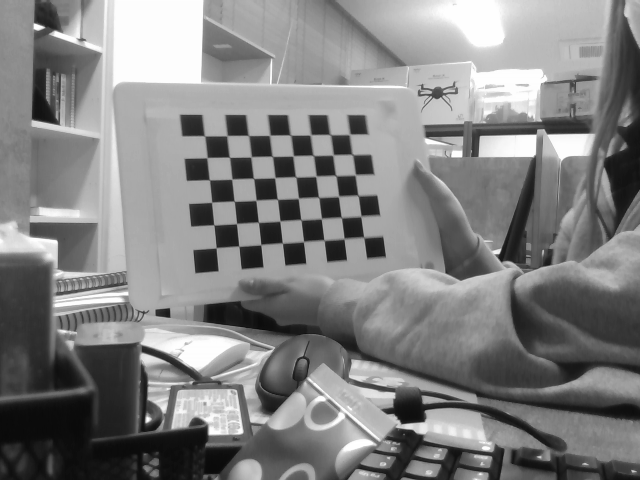
#> input picture calibration/00003.png, 640 x 480 px; its folder holds only this picture in this run
$ python calibration_python.py
#> lines starting #> are read from the running program, lines starting #| are printed output that depends on the picture; after the words box and inside, x2 and y2 are one past the last pixel; in counts of white or black regions, pixels touching at a corner belong together
"""
Created on Thu Jun 10 00:08:57 2021

@author: wngks
"""

import numpy as np
import cv2,os

dir = os.getcwd()

os.chdir('/home/park/vision_project/calibration')
file_dir = '/home/park/vision_project/calibration'
file_names = os.listdir(file_dir)

file_names.sort()

print(file_names)
# termination criteria
criteria = (cv2.TERM_CRITERIA_EPS + cv2.TERM_CRITERIA_MAX_ITER, 30, 0.001)
# prepare object points, like (0,0,0), (1,0,0), (2,0,0) ....,(6,5,0)
objp = np.zeros((6*8,3), np.float32)
objp[:,:2] = np.mgrid[0:8,0:6].T.reshape(-1,2)
# Arrays to store object points and image points from all the images.
objpoints = [] # 3d point in real world space
imgpoints = [] # 2d points in image plane.
# images = glob.glob(file_dir)
for fname in file_names:
    img = cv2.imread(fname)
#> img is the input picture: shape (480, 640, 3); min 9, max 255, mean 129.3
    gray = cv2.cvtColor(img,cv2.COLOR_BGR2GRAY)
    # Find the chess board corners
    ret, corners = cv2.findChessboardCorners(gray, (8,6),None)
#> ret = True; corners = 48 rows, first 8: [204.5, 135.9], [226.9, 135.6], [248.5, 135.5], [269.5, 135.3], [290.5, 135], [310.5, 135], [330.3, 134.4], [349.5, 134.2]
    # If found, add object points, image points (after refining them)
    if ret == True:
        objpoints.append(objp)
        corners2 = cv2.cornerSubPix(gray,corners,(8,6),(-1,-1),criteria)
#> corners2 = 48 rows, first 8: [204.5, 135.7], [227, 135.6], [248.4, 135.4], [269.7, 135.3], [290.4, 135], [310.5, 134.8], [330.2, 134.5], [349.6, 134.3]
        #ret, mtx, dist, rvecs, tvecs = cv2.calibrateCamera(objpoints, imgpoints, gray.shape[::-1],None,None)
        h,  w = img.shape[:2]
#> h = 480; w = 640
        # newcameramtx, roi=cv2.getOptimalNewCameraMatrix(mtx,dist,(w,h),1,(w,h))
        # dst = cv2.undistort(img, mtx, dist, None, newcameramtx)

        imgpoints.append(corners2)
        # Draw and display the corners
        img = cv2.drawChessboardCorners(img, (8,6), corners2,ret)
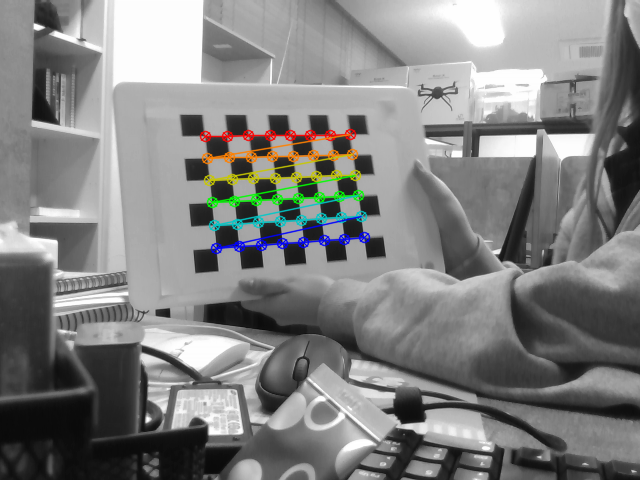
#> img: shape (480, 640, 3); 2.7% of pixels changed, all inside (x1, y1, x2, y2) = (199, 128, 371, 255)

    ret, mtx, dist, rvecs, tvecs = cv2.calibrateCamera(objpoints, imgpoints, gray.shape[::-1],None,None)
#> ret = 0.0744; mtx = [[599.7, 0, 350.1], [0, 642.2, 276.3], [0, 0, 1]]; dist = [[-0.125, 1.45, -0.00245, -0.0219, -3.62]]; rvecs = ([-0.188, -0.277, -0.11],); tvecs = ([-6.69, -6.09, 28.11],)
    newcameramtx, roi=cv2.getOptimalNewCameraMatrix(mtx,dist,(w,h),0,(w,h))
#> newcameramtx = [[608.1, 0, 346.1], [0, 652.7, 275.9], [0, 0, 1]]; roi = (0, 0, 639, 479)
    dst = cv2.undistort(img, mtx, dist, None, newcameramtx)
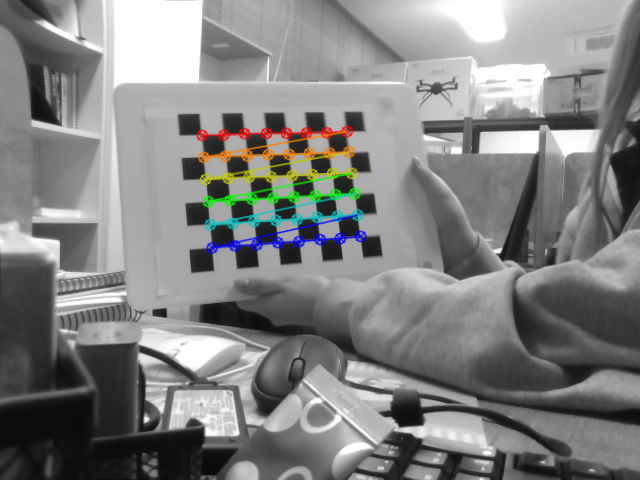
#> dst: shape (480, 640, 3); mean B, G, R 128.8, 129.6, 129.3
    cv2.imshow('img',img)
    cv2.imshow('dst',dst)

    cv2.waitKey(200)

cv2.waitKey(0)
cv2.destroyAllWindows()

$ run again, on calibration/00008.png
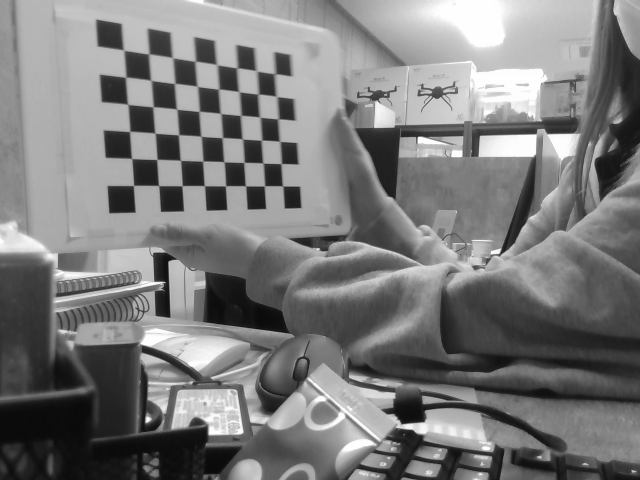
#> input picture calibration/00008.png, 640 x 480 px
#> img is the input picture: shape (480, 640, 3); min 9, max 255, mean 123.1
#> `ret, corners = cv2.findChessboardCorners(gray, (8,6),None)`: ret = True; corners = 48 rows, first 8: [124, 50.3], [148.5, 54.03], [172.2, 57.55], [195.3, 61.38], [216.9, 64.6], [237, 67.77], [256.3, 70.7], [275.1, 73.95]
#> corners2 = 48 rows, first 8: [123.6, 50.09], [148.8, 53.97], [172.5, 57.62], [195.2, 61.25], [216.8, 64.6], [237, 67.79], [256.4, 70.77], [274.8, 73.66]
#> `img = cv2.drawChessboardCorners(img, (8,6), corners2,ret)`:
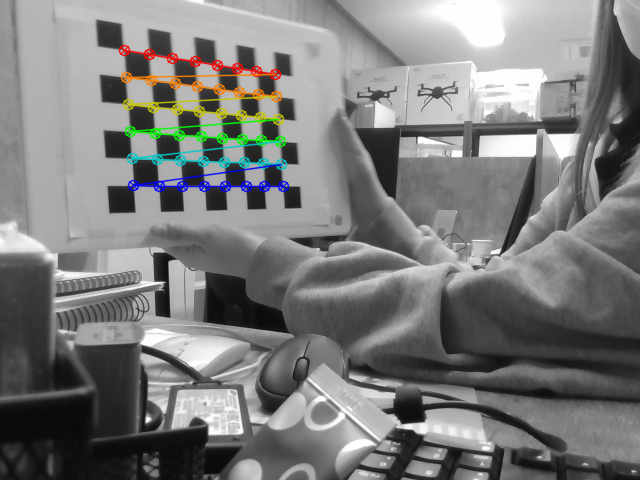
#> img: shape (480, 640, 3); 2.78% of pixels changed, all inside (x1, y1, x2, y2) = (118, 44, 290, 193)
#> `ret, mtx, dist, rvecs, tvecs = cv2.calibrateCamera(objpoints, imgpoint..`: ret = 0.0857; mtx = [[1056.1, 0, 319.5], [0, 798.5, 186.7], [0, 0, 1]]; dist = [[0.0843, 3.53, -0.0215, -0.0212, -57.1]]; rvecs = ([-0.0542, -0.969, -0.0287],); tvecs = ([-5.45, -5.02, 30.19],)
#> newcameramtx = [[1063.6, 0, 317.2], [0, 806.3, 183.9], [0, 0, 1]]; roi = (0, 0, 639, 479)
#> `dst = cv2.undistort(img, mtx, dist, None, newcameramtx)`:
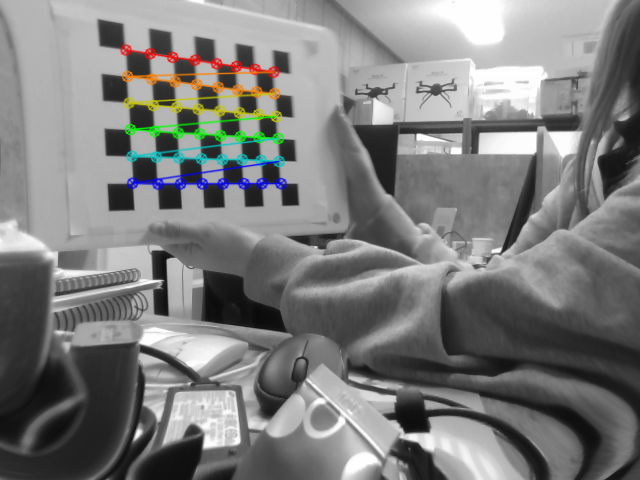
#> dst: shape (480, 640, 3); mean B, G, R 124.3, 125.2, 124.8

$ run again, on calibration/00010.png
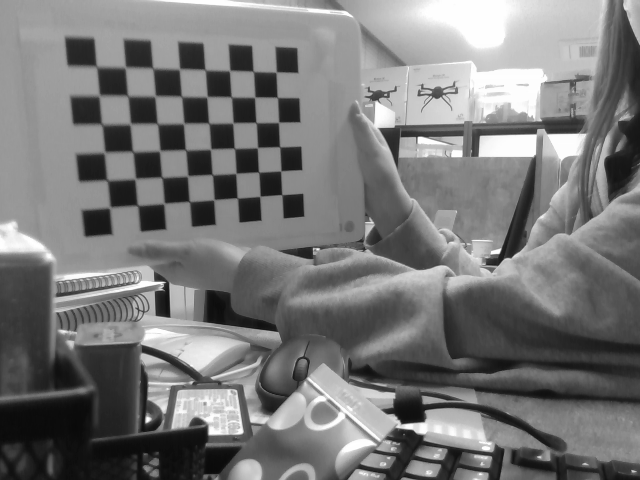
#> input picture calibration/00010.png, 640 x 480 px
#> img is the input picture: shape (480, 640, 3); min 9, max 255, mean 119.8
#> `ret, corners = cv2.findChessboardCorners(gray, (8,6),None)`: ret = True; corners = 48 rows, first 8: [96.5, 66.5], [125.4, 67.12], [152.7, 68], [179.5, 68.91], [205, 69.92], [229.4, 70.49], [253.2, 71.23], [276, 72.06]
#> corners2 = 48 rows, first 8: [96.46, 66.5], [125.3, 67.34], [152.7, 68.08], [179.4, 68.96], [205.2, 69.77], [229.6, 70.51], [253.3, 71.36], [276.2, 71.98]
#> `img = cv2.drawChessboardCorners(img, (8,6), corners2,ret)`:
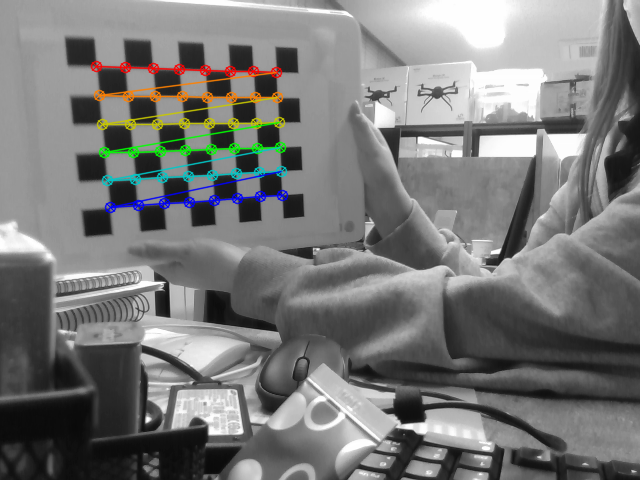
#> img: shape (480, 640, 3); 3.06% of pixels changed, all inside (x1, y1, x2, y2) = (90, 60, 289, 214)
#> `ret, mtx, dist, rvecs, tvecs = cv2.calibrateCamera(objpoints, imgpoint..`: ret = 0.0957; mtx = [[521.1, 0, 330], [0, 537.4, 232.1], [0, 0, 1]]; dist = [[0.0544, 0.128, -0.000497, 0.0151, -0.513]]; rvecs = ([0.135, -0.444, -0.0696],); tvecs = ([-8.6, -5.85, 19.01],)
#> newcameramtx = [[524.6, 0, 339.7], [0, 550.5, 231.8], [0, 0, 1]]; roi = (0, 0, 639, 479)
#> `dst = cv2.undistort(img, mtx, dist, None, newcameramtx)`:
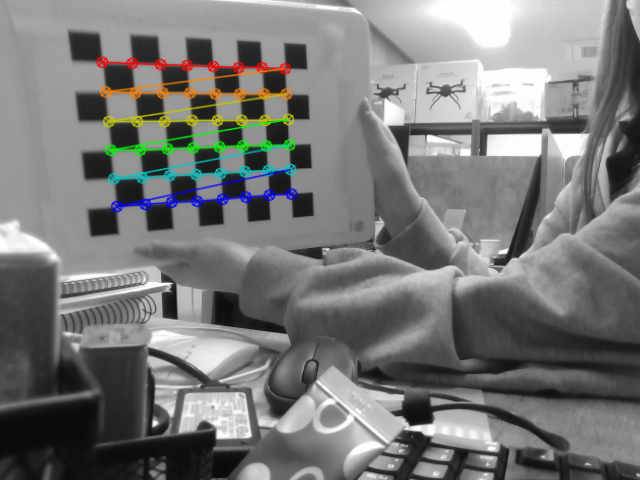
#> dst: shape (480, 640, 3); mean B, G, R 119, 120, 119.6

$ run again, on calibration/00011.png
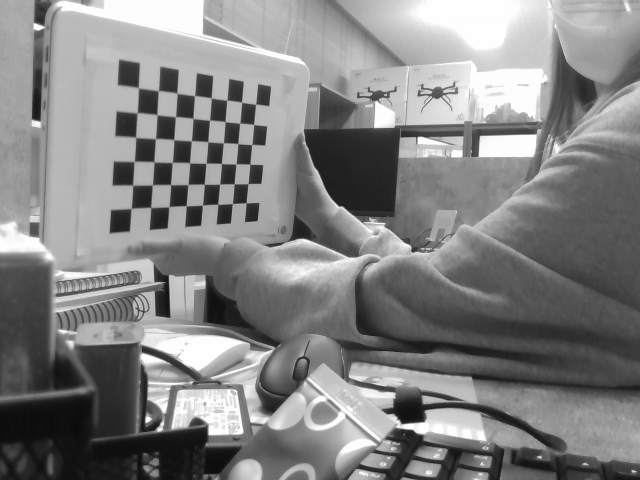
#> input picture calibration/00011.png, 640 x 480 px
#> img is the input picture: shape (480, 640, 3); min 11, max 255, mean 130.9
#> `ret, corners = cv2.findChessboardCorners(gray, (8,6),None)`: ret = True; corners = 48 rows, first 8: [138.4, 87.7], [158.3, 90.62], [177, 93.3], [194.4, 95.63], [211.2, 97.95], [226.7, 100.2], [241.6, 102.3], [255.5, 104.2]
#> corners2 = 48 rows, first 8: [138.4, 87.71], [158.3, 90.53], [176.9, 93.12], [194.5, 95.6], [211.3, 97.9], [226.8, 100.2], [241.6, 102.2], [255.6, 104.2]
#> `img = cv2.drawChessboardCorners(img, (8,6), corners2,ret)`:
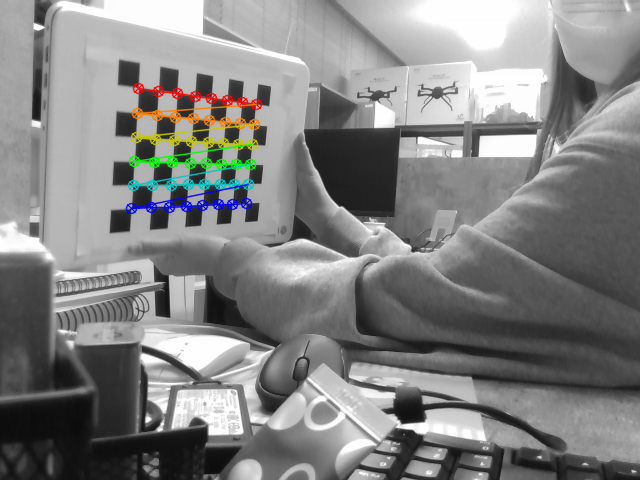
#> img: shape (480, 640, 3); 2.42% of pixels changed, all inside (x1, y1, x2, y2) = (125, 82, 263, 215)
#> `ret, mtx, dist, rvecs, tvecs = cv2.calibrateCamera(objpoints, imgpoint..`: ret = 0.075; mtx = [[619.6, 0, 331.9], [0, 642, 231.6], [0, 0, 1]]; dist = [[0.109, 0.0896, -0.00649, -0.0175, -1.33]]; rvecs = ([0.238, -0.933, 0.0341],); tvecs = ([-8.09, -5.83, 26.81],)
#> newcameramtx = [[627, 0, 323.6], [0, 657, 229.6], [0, 0, 1]]; roi = (0, 0, 639, 479)
#> `dst = cv2.undistort(img, mtx, dist, None, newcameramtx)`:
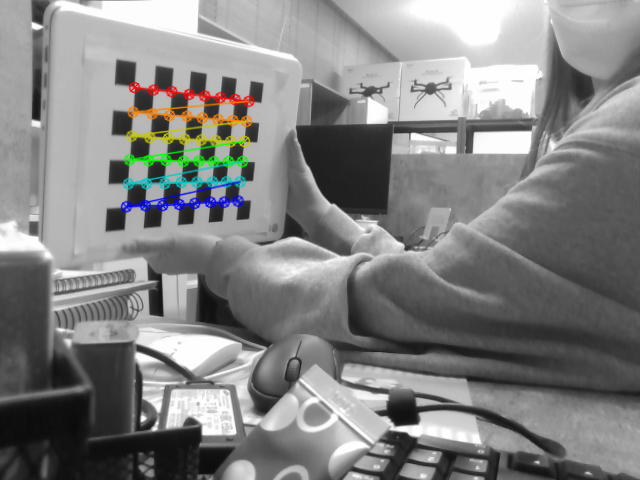
#> dst: shape (480, 640, 3); mean B, G, R 129.8, 130.5, 130.2
